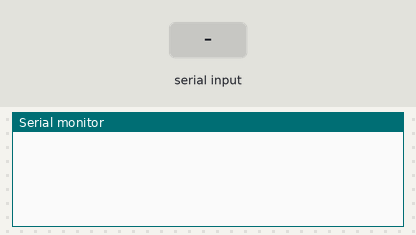
A sketch run on a simulated ESP32. On the bench: the last lines printed to the serial monitor. The inputs (shaded band) are chosen by the test bench. Nothing arrives over Bluetooth unless stated.

Above: at 1.2 s.
1.3 s: "1" received over the second serial link
At 1.9 s:
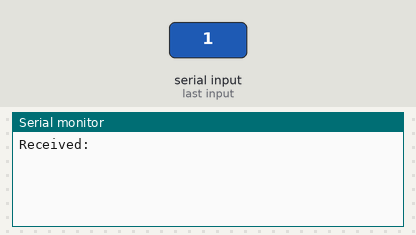
At 2.7 s:
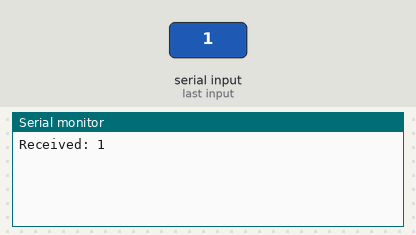

Measured:
- after the input at 1.3 s, the serial monitor: prints a new line at once (image 1)

The sketch:

ESP32_BTSerial.ino
```cpp
 #include <BluetoothSerial.h>

BluetoothSerial SerialBT;

void setup() {
  Serial.begin(115200);
  SerialBT.begin("ESP32-A1"); // Bluetooth device name
}

void loop() {
  if (SerialBT.available()) {
    Serial.print("Received: ");
    Serial.println(SerialBT.readString());
  }

  SerialBT.println(SerialBT.readString()); // Send data
  delay(300);


}
```
